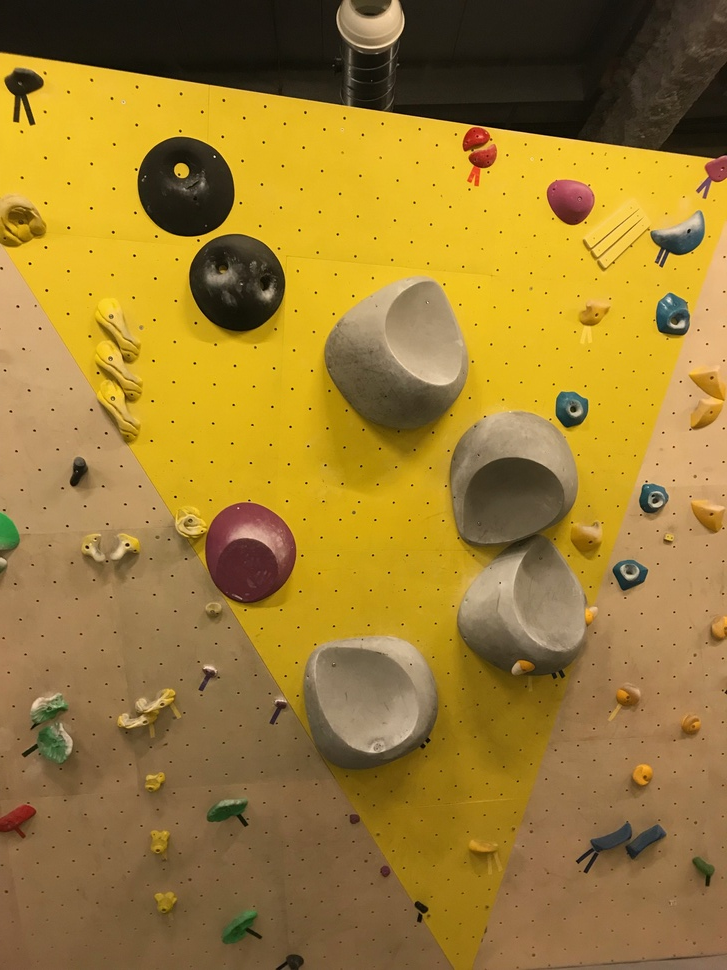
#> input picture Images/IMG_6248.jpg, 727 x 970 px, shrunk from 1512 x 2016 before the run, found by its file name
$ python 'prgm autre.py'
#> lines starting #> are read from the running program, lines starting #| are printed output that depends on the picture; after the words box and inside, x2 and y2 are one past the last pixel; in counts of white or black regions, pixels touching at a corner belong together
# -*- coding: utf-8 -*-

import cv2
import numpy as np
#import matplotlib.pyplot as plt
from PIL import Image
import time

lien = "C:\\Users\\Lucas\\Documents\\Informatique\\Python\\Projet mur d'escalade\\Images\\IMG_6248.jpg"
tampon = "C:\\Users\\Lucas\\Documents\\Informatique\\Python\\Projet mur d'escalade\\Resultats\\tampon.jpg"

t=time.time()
img = cv2.imread(lien)
#> img is the input picture: shape (970, 727, 3); mean B, G, R 51.3, 124.4, 156.4
img=cv2.split(img)[0]
#> img: shape (970, 727)
(retVal,img2)=cv2.threshold(img,100,255,cv2.THRESH_TRUNC)
cv2.imwrite(tampon,img2)
img2 = cv2.imread(tampon)
#> img2: shape (970, 727, 3); min 0, max 108, mean 49.7


gray = cv2.cvtColor(img2,cv2.COLOR_BGR2RGB)
edges = cv2.Canny(img2,50,150,apertureSize = 3)
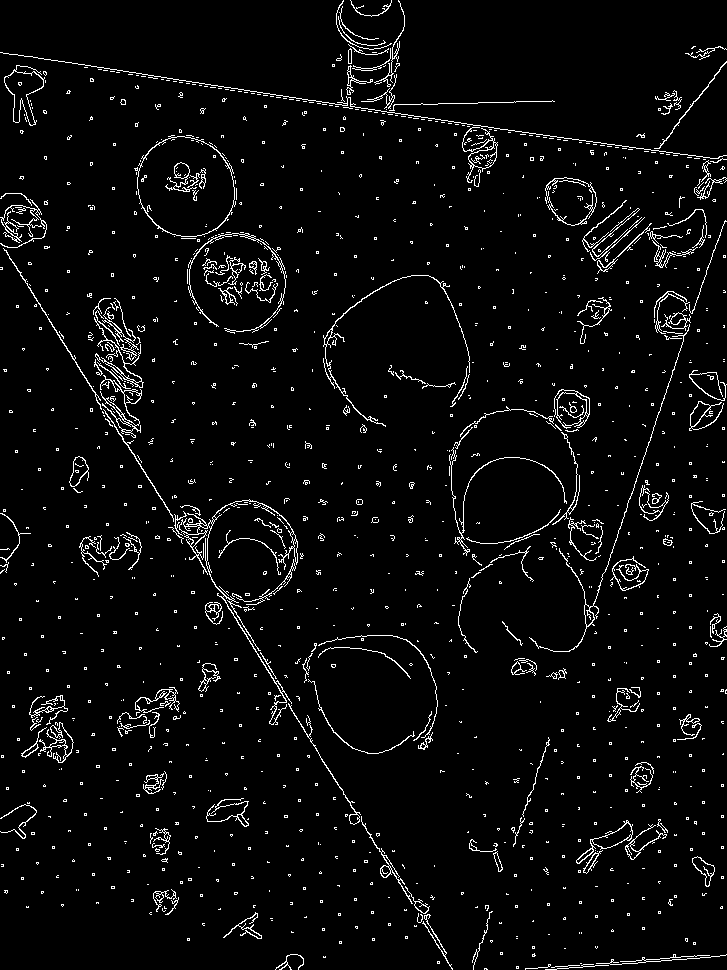
#> edges: shape (970, 727); 4.1% white in thin lines or dots
lines = cv2.HoughLines(edges,1,np.pi/180,200)
#> lines = [[128, 2.58], [50, 1.73], [57, 1.71], [113, 2.6], [757, 0.332]]
LIST=[]
for i in range (0,lines.shape[0]):
    L_bis=[lines[i][0][0],lines[i][0][1]]
    LIST.append(L_bis)
#> this loop made 5 passes
#> after the loop, LIST has the same summary as lines

fct=[[],[]]
for rho,theta in LIST:
    a = np.cos(theta)
    b = np.sin(theta)
    x0 = a*rho
    y0 = b*rho
    x1 = int(x0 + 1000*(-b))
    y1 = int(y0 + 1000*(a))
    x2 = int(x0 - 1000*(-b))
    y2 = int(y0 - 1000*(a))

    p=(y2-y1)/(x2-x1+1)
    k=(y1-p*x1)

    fct[0].append(p)
    fct[1].append(k)
    x0,y0=0,int(k)
    xf,yf=x0,y0

    if p<0:
        xf,yf=-int(k/p),0
        cv2.line(img2,(x0,y0),(xf,yf),(0,0,255),2)
    elif p>=0:
        xf,yf=int((img2.shape[0]-k)/p),img2.shape[0]
        cv2.line(img2,(x0,y0),(xf,yf),(255,255,0),2)
#> this loop made 5 passes
#> (rho, theta, a, b, x1, y1, x2) on passes 1 to 5: (128, 2.58, -0.848, 0.53, -638, -780, 421), (50, 1.73, -0.156, 0.988, -995, -107, 979), (57, 1.71, -0.139, 0.99, -998, -82, 982), (113, 2.6, -0.857, 0.515, -611, -798, 418), (757, 0.332, 0.946, 0.326, 390, 1191, 1041)
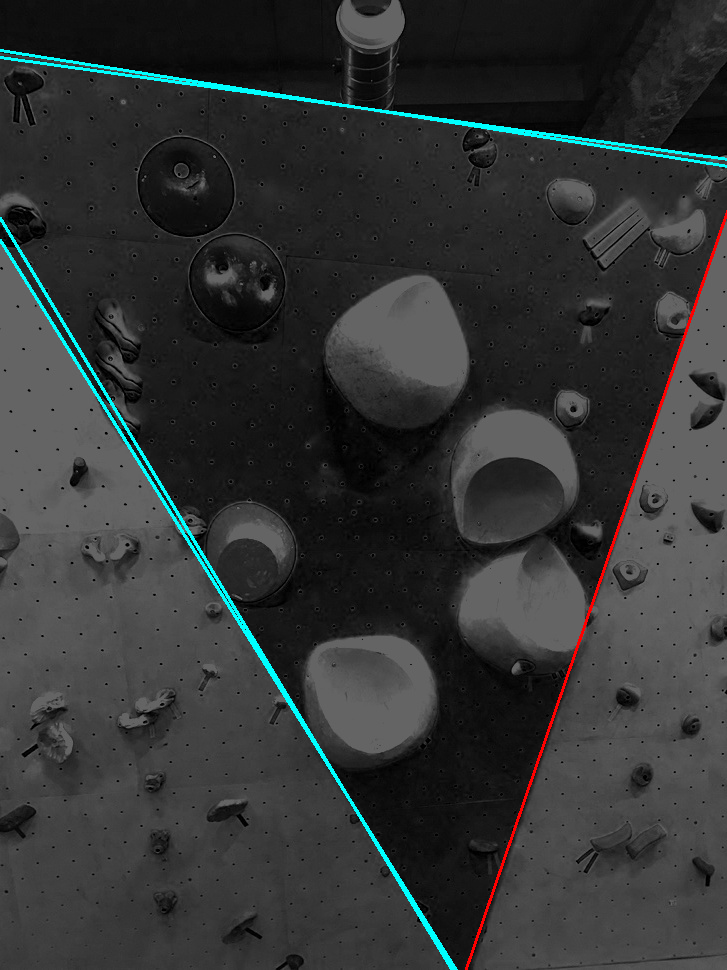
#> img2: shape (970, 727, 3); mean B, G, R 52.4, 52.4, 50

print(fct)
#fct est la liste de listes qui contient les droites du type y=a*x+b : [[a_1  a_2 ...a_n][b_1  b_2 ... b_n]]
Segm1 = "C:\\Users\\Lucas\\Documents\\Informatique\\Python\\Projet mur d'escalade\\Resultats\\Segm1.jpg"

cv2.imwrite(Segm1,img2)

segm=cv2.imread(Segm1)
segm=cv2.split(segm)[0]
#> segm: shape (970, 727)

dim=Image.open(Segm1)
larg,haut=dim.size
#> larg = 727; haut = 970


mask = np.zeros((haut,larg), np.uint8)

def decimal(vecteur):
    s=0
    for i in range (len(vecteur)):
        s=s+2**(len(vecteur)-1-i)*vecteur[i]
    return(s)


nmIdx = 1


vecteur=[0 for i in range(len(fct[0]))]
#> vecteur = [0, 0, 0, 0, 0]
pixels=[]

for m in range(haut):
    pixels.append([])
    for q in range (larg):
        pixels[m].append([])


vect_max=2**(len(fct[0]))-1


image = np.zeros((haut,larg), np.uint8)
for p in range (0,len(fct[0])):
    print("p=",p)
    mask = np.zeros((haut,larg), np.uint8)
    for j in range (0,haut):
        for i in range (0,larg):
            if j>(fct[0][p]*i+fct[1][p]):
                mask[j][i]=255
                pixels[j][i].append(1)
            else:
                pixels[j][i].append(0)

    maskp = "C:\\Users\\Lucas\\Documents\\Informatique\\Python\\Projet mur d'escalade\\Resultats\\maskp_"
    cv2.imwrite(maskp + str(nmIdx) + ".jpg",mask)
    #cv2.imshow("image_final",image)
    nmIdx+=1
    print(100*(p+1)/len(fct[0]),"%")
#> this loop made 5 passes
#> pass 1, `cv2.imwrite(maskp + str(nmIdx) + ".jpg",mask)`:
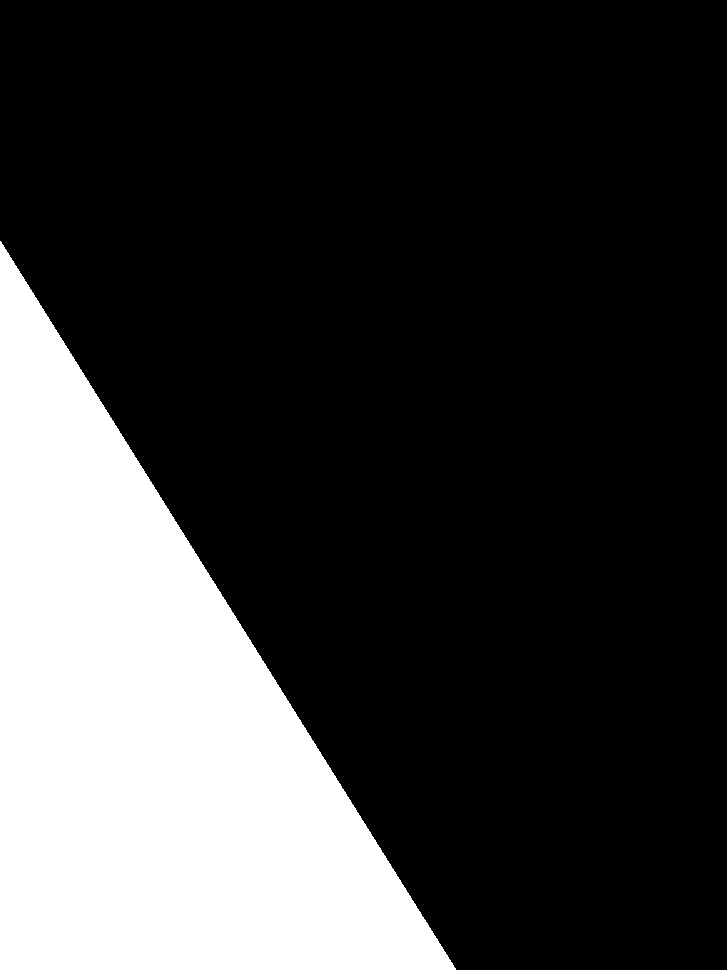
#> saved as maskp_1.jpg: shape (970, 727); 23.6% white; 1 white region, box (x1, y1, x2, y2) and area: (0, 241, 456, 970) 166677
#> pass 2, `cv2.imwrite(maskp + str(nmIdx) + ".jpg",mask)`:
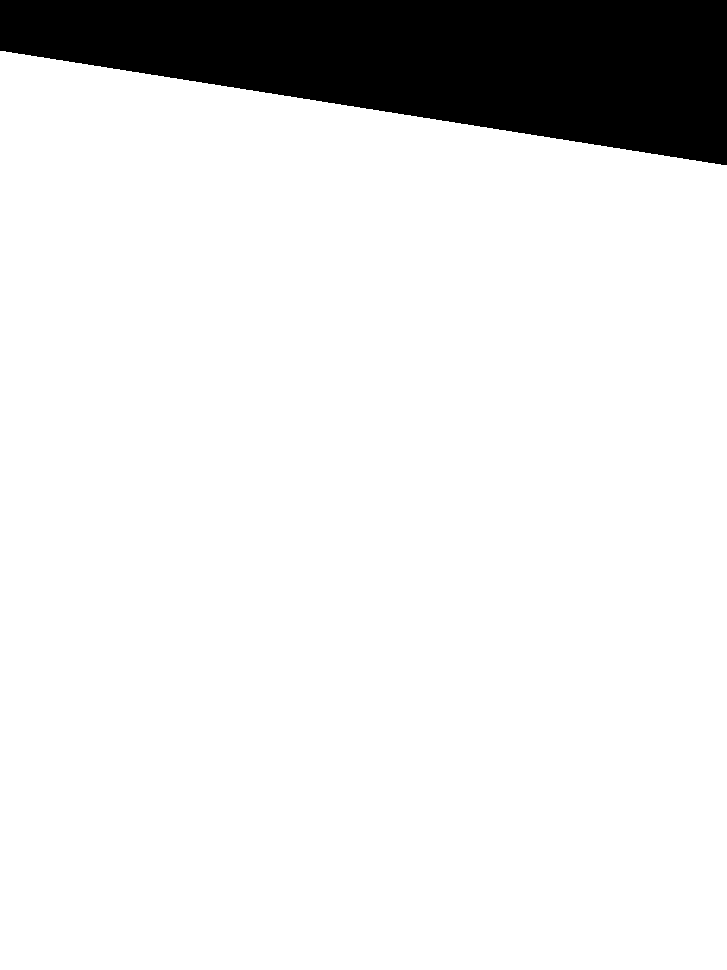
#> saved as maskp_2.jpg: shape (970, 727); 88.9% white; 1 black region, box (x1, y1, x2, y2) and area: (0, 0, 727, 165) 78537
#> after the loop:
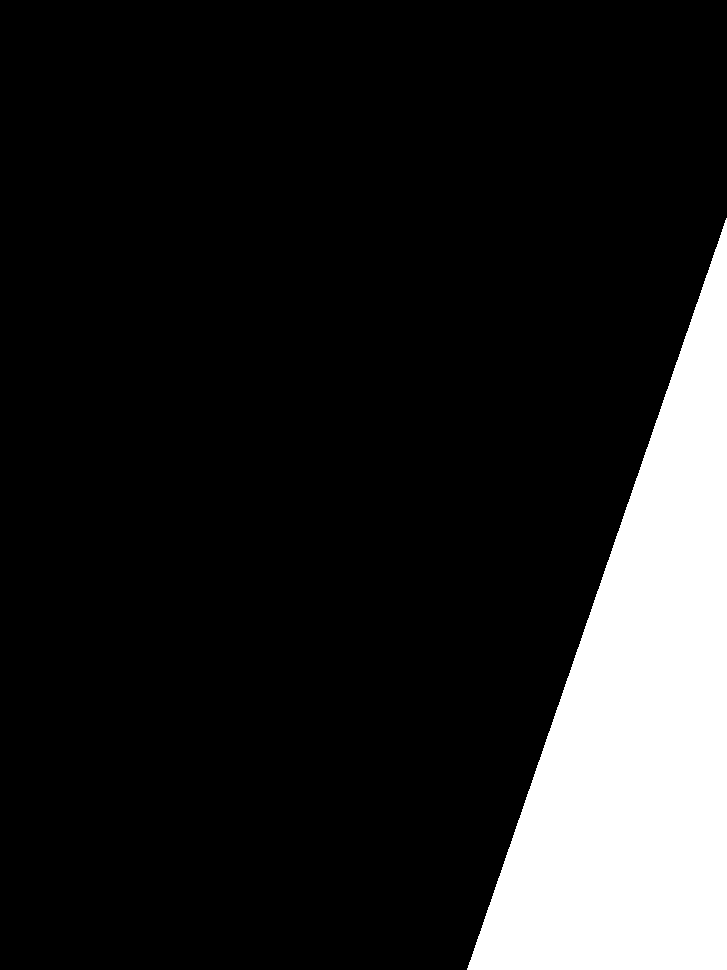
#> mask: shape (970, 727); 13.9% white; 1 white region, box (x1, y1, x2, y2) and area: (467, 218, 727, 970) 98045
#> after the loop, nmIdx = 6


for i in range (0,larg):
        for j in range (0,haut):
            base10=decimal(pixels[j][i])
            image[j][i]=int(float((base10/vect_max))*255)
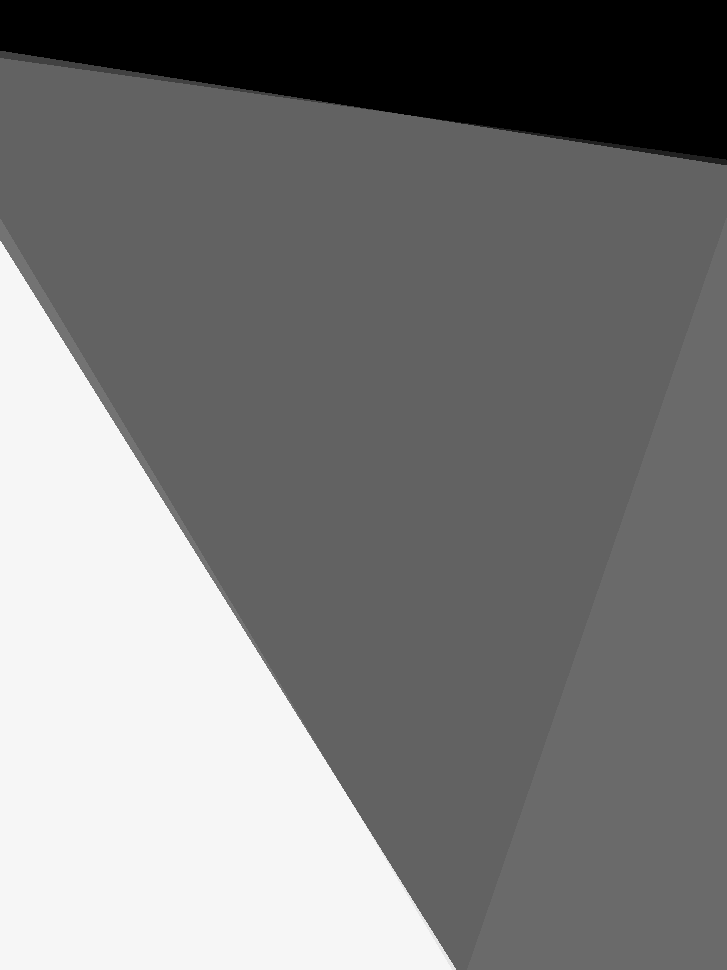
#> image: shape (970, 727); min 0, max 246, mean 123.2

final = "C:\\Users\\Lucas\\Documents\\Informatique\\Python\\Projet mur d'escalade\\Resultats\\image.jpg"
cv2.imwrite(final,image)
print("time :",time.time()-t, "secondes")


cv2.waitKey(0)
cv2.destroyAllWindows()
